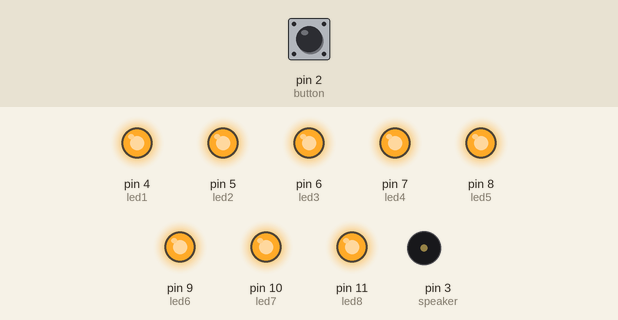
The sketch below on a simulated Arduino Uno, built with avr-gcc and run on an emulated ATmega328P. Shown: output pins drawn as LEDs (lit = HIGH), buzzer (waves = sounding). Inputs (shaded band) come from the test bench; at power-on: pin 2 (button) LOW.

Above: at 1.2 s.
1.3 s: pin 2 (button) pulled HIGH for 0.15 s
At 4.8 s:
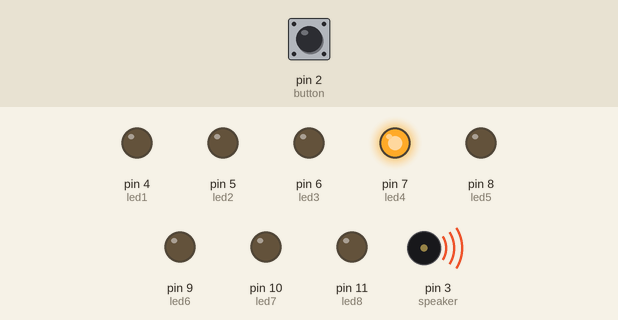
At 7.1 s:
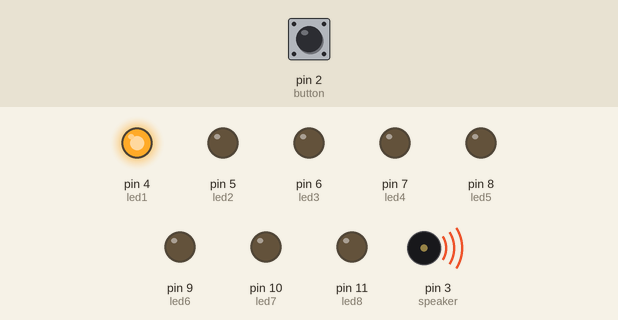
Timing chart, 0 to 50.0 s (numbered marks = the images above; inputs shaded):
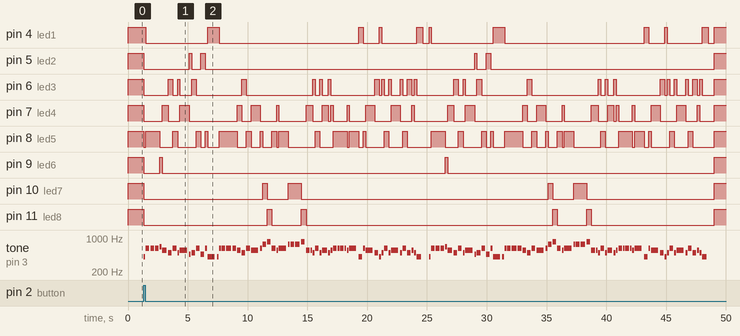

The sketch:

Song-bebito_fiu_fiu.ino
```cpp
//MI BEBITO FIU FIU - TITO SILVA. by Zoé Trejo
#include "pitches.h"

int melody[] = {

  NOTE_GS4, NOTE_DS5, NOTE_DS5, NOTE_DS5, NOTE_E5,
  NOTE_CS5, NOTE_B4, NOTE_DS5, NOTE_B4, NOTE_CS5,
  NOTE_AS4, NOTE_B4, NOTE_DS5, NOTE_AS4, NOTE_DS5, NOTE_GS4,
  NOTE_GS4, NOTE_DS5, NOTE_DS5, NOTE_DS5, NOTE_DS5,
  NOTE_CS5, NOTE_B4, NOTE_DS5, NOTE_CS5, NOTE_DS5,
  NOTE_FS5, NOTE_GS5, NOTE_DS5, NOTE_CS5, NOTE_DS5,
  NOTE_FS5, NOTE_FS5, NOTE_FS5, NOTE_GS5, NOTE_CS5,
  NOTE_CS5, NOTE_B4, NOTE_DS5, NOTE_B4, NOTE_CS5,
  NOTE_B4, NOTE_CS5, NOTE_DS5, NOTE_DS5, NOTE_DS5,
  NOTE_DS5, NOTE_CS5, NOTE_DS5, NOTE_GS4, NOTE_DS5, NOTE_CS5,
  NOTE_B4, NOTE_GS4, NOTE_B4, NOTE_DS5, NOTE_B4, NOTE_CS5,
  NOTE_B4, NOTE_DS5, NOTE_B4, NOTE_CS5, NOTE_B4, NOTE_GS4, 0

};

float notesDurations[] = {

  8, 4, 4, 4, 8,
  3, 4, 4, 8, 2,
  8, 4, 4, 4, 8, 2,
  8, 8, 4, 3, 4,
  4, 4, 4, 2, 8,
  4, 4, 4, 8, 2,
  8, 4, 3, 4, 4,
  8, 8, 4, 8, 3,
  8, 8, 4, 8, 4,
  8, 8, 2, 4, 8, 2,
  4, 8, 8, 4, 8, 2,
  8, 4, 4, 8, 8, 3, 3

};

int button = 2;
int speaker = 3;

int led1 = 4;
int led2 = 5;
int led3 = 6;
int led4 = 7;
int led5 = 8;
int led6 = 9;
int led7 = 10;
int led8 = 11;

int leds[8] = {

  led1, led2, led3, led4, led5, led6, led7, led8

};


void setup() {

  pinMode(speaker, OUTPUT);
  pinMode(button, INPUT);

  for(int i = 0; i < 8; i ++)
    pinMode(leds[i], OUTPUT);

}

void loop() {

  for(int i = 0; i < 8; i ++)
    digitalWrite(leds[i], HIGH);

  int buttonstage = digitalRead(button);

  if (buttonstage == HIGH){

    for(int i = 0; i < 2; i ++) {

      for(int thisNote = 0; thisNote < 65; thisNote ++) {

          float noteDuration = 1195 / notesDurations[thisNote];

          ledShow(thisNote);

          tone(speaker, melody[thisNote], noteDuration);

          float pauseBetweenNotes = noteDuration * 1.30;
          delay(pauseBetweenNotes);
          noTone(speaker);

      }

    }

  }

}

void ledShow(int indicator) {

  if(melody[indicator] == NOTE_GS4)
    digitalWrite(led1, HIGH);
  else
    digitalWrite(led1, LOW);

  if(melody[indicator] == NOTE_AS4)
    digitalWrite(led2, HIGH);
  else
    digitalWrite(led2, LOW);

  if(melody[indicator] == NOTE_B4)
    digitalWrite(led3, HIGH);
  else
    digitalWrite(led3, LOW);

  if(melody[indicator] == NOTE_CS5)
    digitalWrite(led4, HIGH);
  else
    digitalWrite(led4, LOW);

  if(melody[indicator] == NOTE_DS5)
    digitalWrite(led5, HIGH);
  else
    digitalWrite(led5, LOW);

  if(melody[indicator] == NOTE_E5)
    digitalWrite(led6, HIGH);
  else
    digitalWrite(led6, LOW);

  if(melody[indicator] == NOTE_FS5)
    digitalWrite(led7, HIGH);
  else
    digitalWrite(led7, LOW);

  if(melody[indicator] == NOTE_GS5)
    digitalWrite(led8, HIGH);
  else
    digitalWrite(led8, LOW);

}
```

pitches.h
```cpp
/*************************************************
 * Public Constants
 *************************************************/

#define NOTE_B0  31
#define NOTE_C1  33
#define NOTE_CS1 35
#define NOTE_D1  37
#define NOTE_DS1 39
#define NOTE_E1  41
#define NOTE_F1  44
#define NOTE_FS1 46
#define NOTE_G1  49
#define NOTE_GS1 52
#define NOTE_A1  55
#define NOTE_AS1 58
#define NOTE_B1  62
#define NOTE_C2  65
#define NOTE_CS2 69
#define NOTE_D2  73
#define NOTE_DS2 78
#define NOTE_E2  82
#define NOTE_F2  87
#define NOTE_FS2 93
#define NOTE_G2  98
#define NOTE_GS2 104
#define NOTE_A2  110
#define NOTE_AS2 117
#define NOTE_B2  123
#define NOTE_C3  131
#define NOTE_CS3 139
#define NOTE_D3  147
#define NOTE_DS3 156
#define NOTE_E3  165
#define NOTE_F3  175
#define NOTE_FS3 185
#define NOTE_G3  196
#define NOTE_GS3 208
#define NOTE_A3  220
#define NOTE_AS3 233
#define NOTE_B3  247
#define NOTE_C4  262
#define NOTE_CS4 277
#define NOTE_D4  294
#define NOTE_DS4 311
#define NOTE_E4  330
#define NOTE_F4  349
#define NOTE_FS4 370
#define NOTE_G4  392
#define NOTE_GS4 415
#define NOTE_A4  440
#define NOTE_AS4 466
#define NOTE_B4  494
#define NOTE_C5  523
#define NOTE_CS5 554
#define NOTE_D5  587
#define NOTE_DS5 622
#define NOTE_E5  659
#define NOTE_F5  698
#define NOTE_FS5 740
#define NOTE_G5  784
#define NOTE_GS5 831
#define NOTE_A5  880
#define NOTE_AS5 932
#define NOTE_B5  988
#define NOTE_C6  1047
#define NOTE_CS6 1109
#define NOTE_D6  1175
#define NOTE_DS6 1245
#define NOTE_E6  1319
#define NOTE_F6  1397
#define NOTE_FS6 1480
#define NOTE_G6  1568
#define NOTE_GS6 1661
#define NOTE_A6  1760
#define NOTE_AS6 1865
#define NOTE_B6  1976
#define NOTE_C7  2093
#define NOTE_CS7 2217
#define NOTE_D7  2349
#define NOTE_DS7 2489
#define NOTE_E7  2637
#define NOTE_F7  2794
#define NOTE_FS7 2960
#define NOTE_G7  3136
#define NOTE_GS7 3322
#define NOTE_A7  3520
#define NOTE_AS7 3729
#define NOTE_B7  3951
#define NOTE_C8  4186
#define NOTE_CS8 4435
#define NOTE_D8  4699
#define NOTE_DS8 4978
```

Measured:
- after the input at 1.3 s, pin 4 (led1): HIGH → LOW after 0.19 s, → HIGH 5.2 s later, → LOW 0.97 s later, → HIGH 11.6 s later, … (20 changes in this stretch); pin 5 (led2): HIGH → LOW at once, → HIGH 3.8 s later, → LOW 0.19 s later, → HIGH 0.78 s later, … (10 changes in this stretch)
